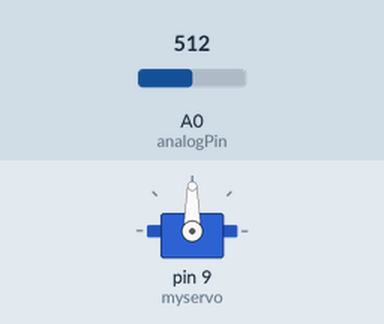
The sketch below on a simulated Arduino Uno, built with avr-gcc and run on an emulated ATmega328P. On the bench: servo. The inputs (shaded band) are chosen by the test bench; at power-on: A0 (analogPin) = 512.

Above: at 1.2 s.
1.3 s: A0 (analogPin) set to 716
At 1.7 s:
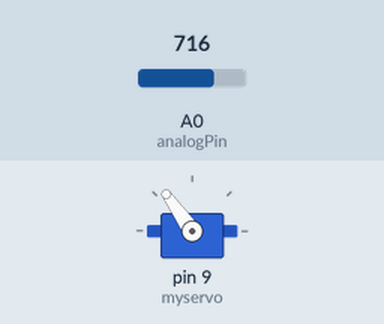
2.8 s: A0 (analogPin) set to 900
At 4.0 s:
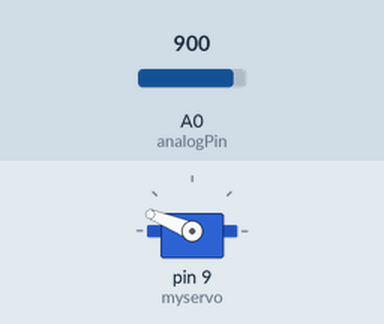
4.3 s: A0 (analogPin) set to 1023
At 5.2 s:
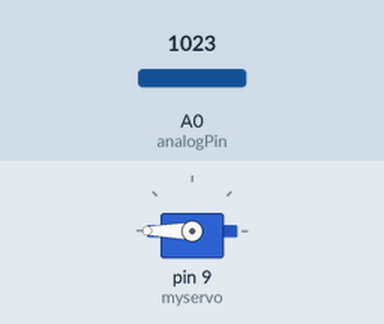
5.8 s: A0 (analogPin) set to 306
At 6.3 s:
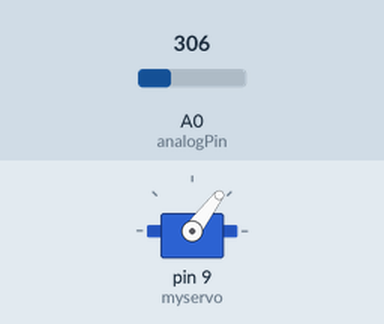
7.3 s: A0 (analogPin) set to 122
At 8.7 s:
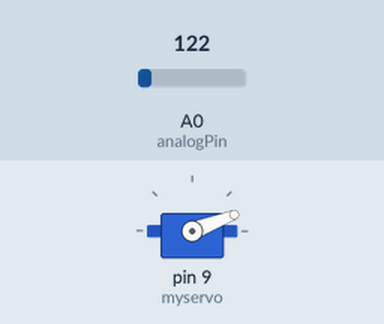
Timing chart, 0 to 9.8 s (numbered marks = the images above; inputs shaded):
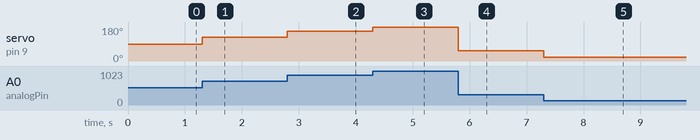

Measured:
- after the input at 1.3 s, servo on pin 9 (myservo): 90° → 125° at once
- after the input at 2.8 s, servo on pin 9 (myservo): 125° → 158° at once
- after the input at 4.3 s, servo on pin 9 (myservo): 158° → 180° at once
- after the input at 5.8 s, servo on pin 9 (myservo): 180° → 53° at once
- after the input at 7.3 s, servo on pin 9 (myservo): 53° → 21° at once

The sketch:

Servo2_potentiometer.ino
```cpp
#include <Servo.h>

Servo myservo;

int analogPin = A0;
int analogval;
int potposition;

void setup() {
  // put your setup code here, to run once:
  Serial.begin(9600);
  myservo.attach(9);

}

void loop() {
  // put your main code here, to run repeatedly:
  analogval = analogRead(analogPin);
  potposition = map(analogval, 0, 1023, 0, 180);

  myservo.write(potposition);

}
```
